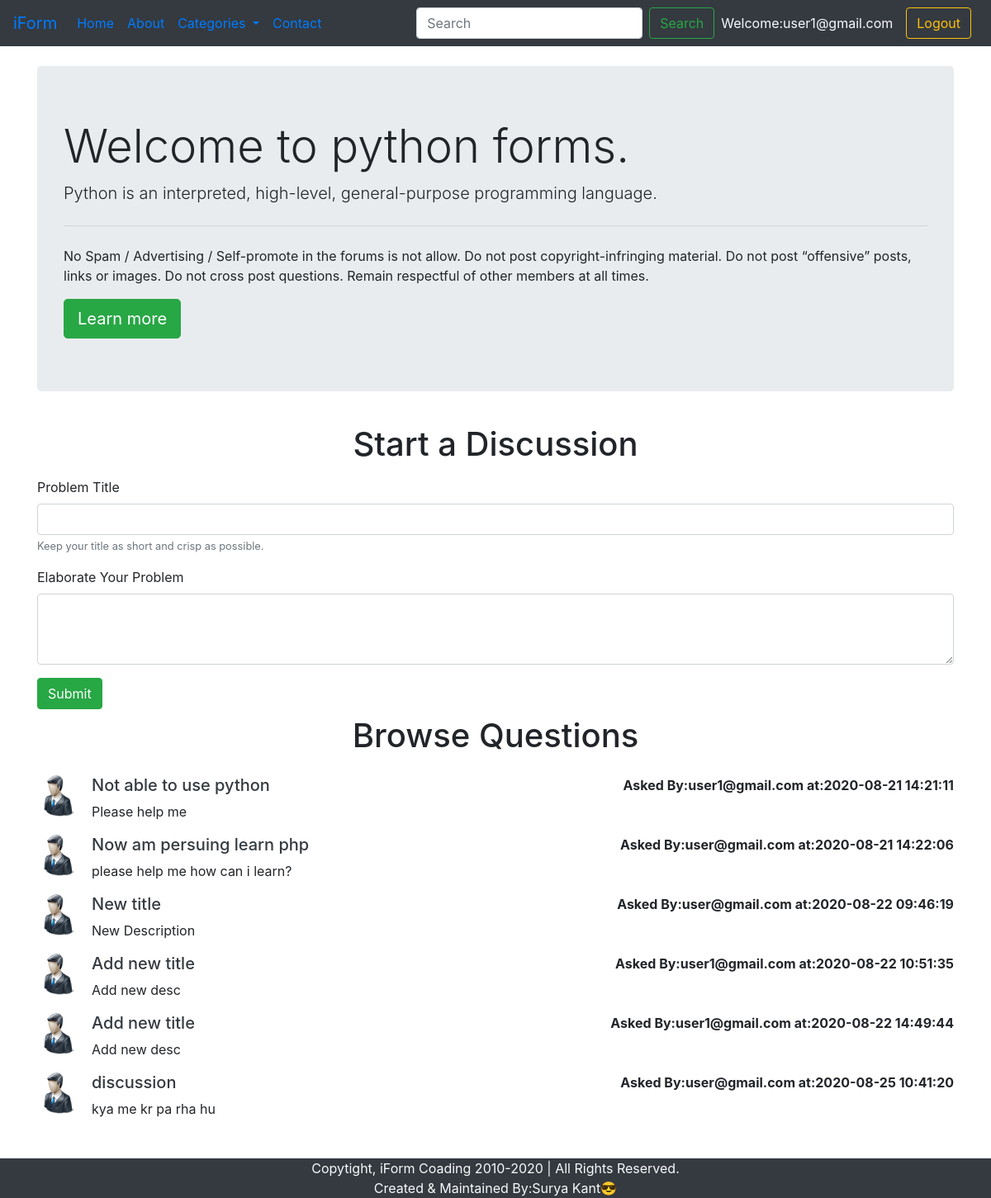
Page /threadslist.php?catid=1 (signed in) on the committed database.
### tables this page shows
CREATE TABLE `tb_iform` (
  `c_id` int(11) NOT NULL,
  `c_name` varchar(255) NOT NULL,
  `c_desc` varchar(255) NOT NULL,
  `created` datetime DEFAULT current_timestamp()
);

CREATE TABLE `tb_threads` (
  `t_id` int(7) NOT NULL,
  `t_title` varchar(255) NOT NULL,
  `t_desc` text NOT NULL,
  `t_cat_id` int(7) NOT NULL,
  `t_user_id` int(7) NOT NULL,
  `timestamp` datetime NOT NULL DEFAULT current_timestamp()
);

CREATE TABLE `tb_user` (
  `sno` int(8) NOT NULL,
  `user_email` varchar(30) NOT NULL,
  `user_pass` varchar(255) NOT NULL,
  `timestamp` datetime NOT NULL DEFAULT current_timestamp()
);

### threadslist.php (the view, shortened to what this page needs)
<!doctype html>
<html lang="en">
      <head>
            <link rel="stylesheet" href="https://stackpath.bootstrapcdn.com/bootstrap/4.5.2/css/bootstrap.min.css"
>
      </head>
      <body>
            <?php require '.\sub-dir\_header.php'?>
            <?php
                        $id = $_GET['catid'];
                        $sql = "SELECT * FROM tb_iform WHERE c_id=$id";
                        $result = mysqli_query($con,$sql) or die(mysqli_error($con));
                        while($row = mysqli_fetch_assoc($result)){
                              $catname  = $row['c_name'];
                              $catdesc  = $row['c_desc'];
                        }
            ?>
            <div class="container my-4">
                  <div class="jumbotron">
                        <h1 class="display-4">Welcome to <?php echo $catname;?> forms.</h1>
                        <p class="lead"><?php echo $catdesc;?></p>
                        <hr class="my-4">
                        <p>No Spam / Advertising / Self-promote in the forums is not allow.
                        Do not post copyright-infringing material.
                        Do not post “offensive” posts, links or images.
                        Do not cross post questions.
                        Remain respectful of other members at all times.</p>
                        <a class="btn btn-success btn-lg" href="#" role="button">Learn more</a>
                  </div>
            </div>
            <?php
                  if(isset($_SESSION['loggined']) && $_SESSION['loggined']=="true"){
                  echo '
                        <div class="container">
                              <h1 class="py-2 text-center">Start a Discussion</h1>
                              <form action="'.  $_SERVER["REQUEST_URI"].'" method="post">
                                    <div class="form-group">
                                          <label for="title">Problem Title</label>
                                          <input type="text" class="form-control" id="title" name="title" aria-describedby="emailHelp">
                                          <small id="emailHelp" class="form-text text-muted">Keep your title as short and crisp as possible.</small>
                                    </div>
                                    <input type="hidden" name="sno" value="'.$_SESSION["sno"].'">
                                    <div class="form-group">
                                          <label for="desc">Elaborate Your Problem</label>
                                          <textarea class="form-control" id="desc" name="desc" rows="3"></textarea>
                                    </div>
                                    <button type="submit" name="submit " class="btn btn-success">Submit</button>
                              </form>
                        </div>';
                  }
                  else{
                        echo '<div class="container">
                                    <h1 class="py-2">Start a Discussion</h1>
                                    <p class="lead">You are not logged in. Please login to be able to start a Discussion.</p>
                              </div>';
                  }
            ?>
            <div class="container mb-5" id="ques">
                  <h1 class="py-2 text-center">Browse Questions</h1>
                  <?php
                        $id = $_GET['catid'];
                        $sql = "SELECT * FROM tb_threads WHERE t_cat_id=$id";
                        $result = mysqli_query($con,$sql) or die(mysqli_error($con));
                        while($row = mysqli_fetch_assoc($result)){
                              $id = $row['t_id'];
                              $title  = $row['t_title'];
                              $desc  = $row['t_desc'];
                              $t_time  = $row['timestamp'];
                              $t_user_id  = $row['t_user_id'];
                              $sql2 = "SELECT user_email from tb_user WHERE sno='$t_user_id'";
                              $result2 = mysqli_query($con,$sql2) or die(mysqli_error($con));
                              $row2 = mysqli_fetch_assoc($result2);
                              echo '
                                    <div class="media my-3">
                                          <img src=".\img\userdemo.png" width="50px" height="50px" class="mr-3" alt="...">
                                          <div class="media-body">'.
                                                '<h5 class="mt-0"><a class="text-dark" href=".\thread.php?threadid='.$id.'">'.$title.'</a></h5>
                                                '.$desc.'</div>'.'<div class="font-weight-bold my-0">Asked By:'.$row2['user_email'].' at:'.$t_time.'</div>'.
                                    '</div>';
                        }
                  ?>
            </div>
            <?php require '.\sub-dir\_footer.php'?>
      </body>
</html>

### threadslist.php (style rules this page uses)
#ques { min-height:433px; }

### rows in the picture
tb_iform: c_name "python", c_desc "Python is an interpreted, high-level, general-purpose programming language."
tb_threads: t_title "Not able to use python", t_desc "Please help me", tb_user.user_email "user1@gmail.com", timestamp "2020-08-21 14:21:11"
tb_threads: t_title "Now am persuing learn php", t_desc "please help me how can i learn?", tb_user.user_email "user@gmail.com", timestamp "2020-08-21 14:22:06"
tb_threads: t_title "New title", t_desc "New Description", tb_user.user_email "user@gmail.com", timestamp "2020-08-22 09:46:19"
tb_threads: t_title "Add new title", t_desc "Add new desc", tb_user.user_email "user1@gmail.com", timestamp "2020-08-22 10:51:35"
tb_threads: t_title "Add new title", t_desc "Add new desc", tb_user.user_email "user1@gmail.com", timestamp "2020-08-22 14:49:44"
tb_threads: t_title "discussion", t_desc "kya me kr pa rha hu", tb_user.user_email "user@gmail.com", timestamp "2020-08-25 10:41:20"

### other values in the picture
$_SESSION['usermail'] "user1@gmail.com"
